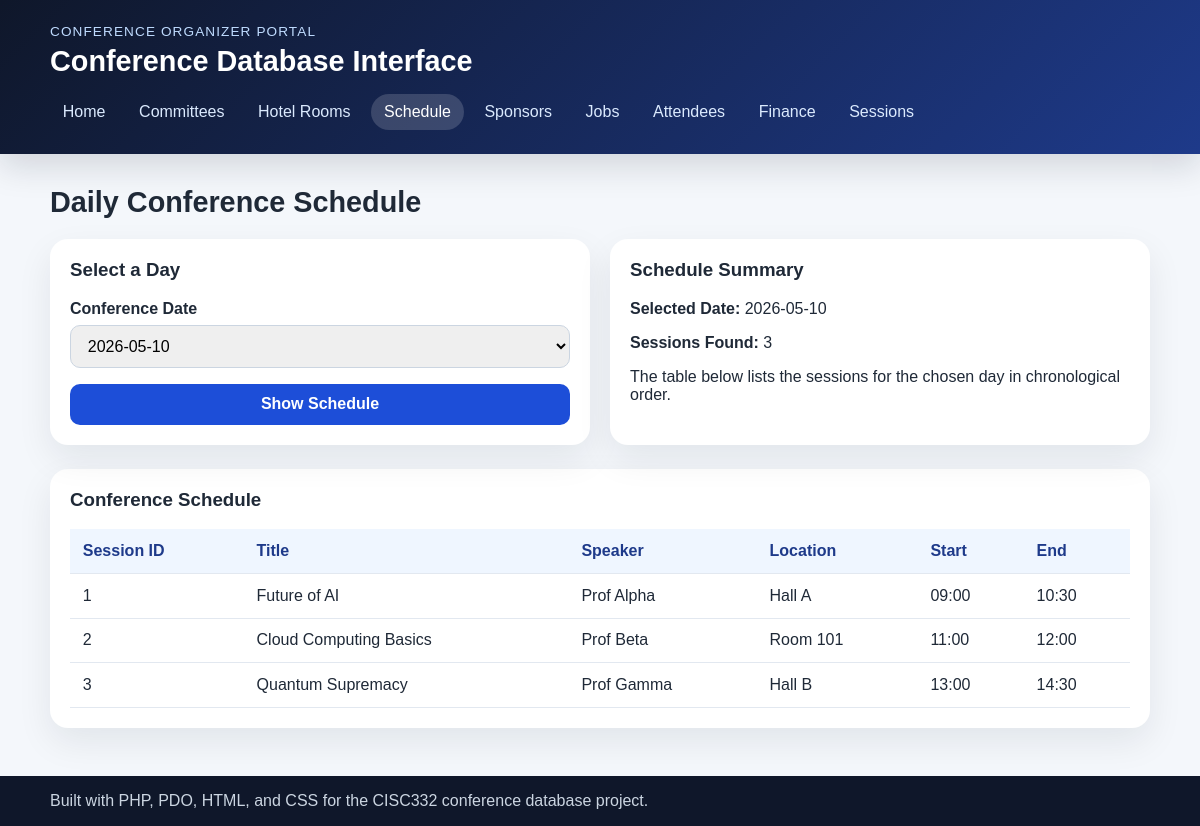
Page /schedule.php on the committed database.
### tables this page shows
CREATE TABLE Session (
    sessID INT PRIMARY KEY,
    sessTitle VARCHAR(150) NOT NULL,
    sessDate DATE NOT NULL,
    sessLoc VARCHAR(100) NOT NULL,
    sessStart TIME NOT NULL,
    sessEnd TIME NOT NULL
);

### db.php (called while the page is built, shortened)
<?php
function db(): PDO
{
    static $pdo = null;
    if ($pdo instanceof PDO) {
        return $pdo;
    }
    $customDsn = getenv('DB_DSN');
    $driver = getenv('DB_DRIVER') ?: 'mysql';
    $host = getenv('DB_HOST') ?: '127.0.0.1';
    $port = getenv('DB_PORT') ?: '3306';
    $database = getenv('DB_NAME') ?: 'conferenceDB';
    $charset = getenv('DB_CHARSET') ?: 'utf8mb4';
    $username = getenv('DB_USER') ?: 'root';
    $password = getenv('DB_PASS');
    if ($password === false) {
        $password = '';
    }
    if ($customDsn !== false && $customDsn !== '') {
        $dsn = $customDsn;
    } else {
        $dsn = sprintf(
            '%s:host=%s;port=%s;dbname=%s;charset=%s',
            $driver,
            $host,
            $port,
            $database,
            $charset
        );
    }
    $pdo = new PDO(
        $dsn,
        $username,
        $password,
        [
            PDO::ATTR_ERRMODE => PDO::ERRMODE_EXCEPTION,
            PDO::ATTR_DEFAULT_FETCH_MODE => PDO::FETCH_ASSOC,
            PDO::ATTR_EMULATE_PREPARES => false,
        ]
    );
    return $pdo;
}

### schedule.php (the view, shortened to what this page needs)
<?php
require_once __DIR__ . '/helpers.php';
$dates = fetch_all_rows('SELECT DISTINCT sessDate FROM Session ORDER BY sessDate');
$selectedDate = isset($_GET['date']) ? (string) $_GET['date'] : '';
if ($selectedDate === '' && $dates !== []) {
    $selectedDate = $dates[0]['sessDate'];
}
$schedule = [];
if ($selectedDate !== '') {
    $schedule = fetch_all_rows(
        "SELECT s.sessID, s.sessTitle, s.sessLoc, s.sessStart, s.sessEnd,
                COALESCE(a.AttendeeName, 'TBA') AS SpeakerName
         FROM Session s
         LEFT JOIN Speaks sp ON s.sessID = sp.sessID
         LEFT JOIN Attendee a ON sp.AttendeeID = a.AttendeeID
         WHERE s.sessDate = ?
         ORDER BY s.sessStart, s.sessTitle",
        [$selectedDate]
    );
}
?>
<section class="grid grid-2">
    <article class="form-card">
        <h3>Select a Day</h3>
        <form method="get">
            <div class="form-grid">
                <div class="field-full">
                    <label for="date">Conference Date</label>
                    <select name="date" id="date">
                        <?php foreach ($dates as $date): ?>
                            <option value="<?php echo e($date['sessDate']); ?>"<?php echo $date['sessDate'] === $selectedDate ? ' selected' : ''; ?>>
                                <?php echo e($date['sessDate']); ?>
                            </option>
                        <?php endforeach; ?>
                    </select>
                </div>
                <div class="field-full">
                    <button type="submit">Show Schedule</button>
                </div>
            </div>
        </form>
    </article>
    <article class="card">
        <h3>Schedule Summary</h3>
        <p><strong>Selected Date:</strong> <?php echo $selectedDate !== '' ? e($selectedDate) : 'None'; ?></p>
        <p><strong>Sessions Found:</strong> <?php echo e((string) count($schedule)); ?></p>
        <p>The table below lists the sessions for the chosen day in chronological order.</p>
    </article>
</section>
<section class="table-card" style="margin-top: 1.5rem;">
    <h3>Conference Schedule</h3>
    <?php if ($schedule === []): ?>
        <p class="empty-state">No sessions were found for the selected day.</p>
    <?php else: ?>
        <div class="table-wrap">
            <table>
                <thead>
                    <tr>
                        <th>Session ID</th>
                        <th>Title</th>
                        <th>Speaker</th>
                        <th>Location</th>
                        <th>Start</th>
                        <th>End</th>
                    </tr>
                </thead>
                <tbody>
                    <?php foreach ($schedule as $session): ?>
                        <tr>
                            <td><?php echo e((string) $session['sessID']); ?></td>
                            <td><?php echo e($session['sessTitle']); ?></td>
                            <td><?php echo e($session['SpeakerName']); ?></td>
                            <td><?php echo e($session['sessLoc']); ?></td>
                            <td><?php echo e(substr($session['sessStart'], 0, 5)); ?></td>
                            <td><?php echo e(substr($session['sessEnd'], 0, 5)); ?></td>
                        </tr>
                    <?php endforeach; ?>
                </tbody>
            </table>
        </div>
    <?php endif; ?>
</section>

### style.css (style rules this page uses)
* { box-sizing: border-box; }
body { margin: 0; font-family: Arial, Helvetica, sans-serif; background: #f4f7fb; color: #1f2937; }
.grid { display: grid; gap: 1.25rem; }
.grid-2 { grid-template-columns: repeat(2, minmax(0, 1fr)); }
.card, .form-card, .table-card, .stat-card { background: #ffffff; border-radius: 18px; padding: 1.25rem; box-shadow: 0 14px 35px rgba(15, 23, 42, 0.08); }
.card h3, .form-card h3, .table-card h3, .stat-card h3 { margin-top: 0; }
.form-grid { display: grid; grid-template-columns: repeat(2, minmax(0, 1fr)); gap: 1rem; }
.field, .field-full { display: flex; flex-direction: column; gap: 0.45rem; }
.field-full { grid-column: 1 / -1; }
label { font-weight: bold; }
input, select, button { font: inherit; padding: 0.7rem 0.8rem; border-radius: 10px; border: 1px solid #cbd5e1; }
button { background: #1d4ed8; color: #ffffff; border: none; cursor: pointer; font-weight: bold; }
.table-wrap { overflow-x: auto; }
table { width: 100%; border-collapse: collapse; }
th, td { padding: 0.8rem; border-bottom: 1px solid #e2e8f0; text-align: left; }
th { background: #eff6ff; color: #1e3a8a; }

### rows in the picture
session: sessID "1", sessTitle "Future of AI", SpeakerName "Prof Alpha", sessLoc "Hall A", sessStart "09:00", sessEnd "10:30"
session: sessID "2", sessTitle "Cloud Computing Basics", SpeakerName "Prof Beta", sessLoc "Room 101", sessStart "11:00", sessEnd "12:00"
session: sessID "3", sessTitle "Quantum Supremacy", SpeakerName "Prof Gamma", sessLoc "Hall B", sessStart "13:00", sessEnd "14:30"

### other values in the picture
$label "Home"
$label "Committees"
$label "Hotel Rooms"
$label "Schedule"
$label "Sponsors"
$label "Jobs"
$label "Attendees"
$label "Finance"
$label "Sessions"
$title "Daily Conference Schedule"
$selectedDate "2026-05-10"
count($schedule) "3"
form field date "2026-05-10"
